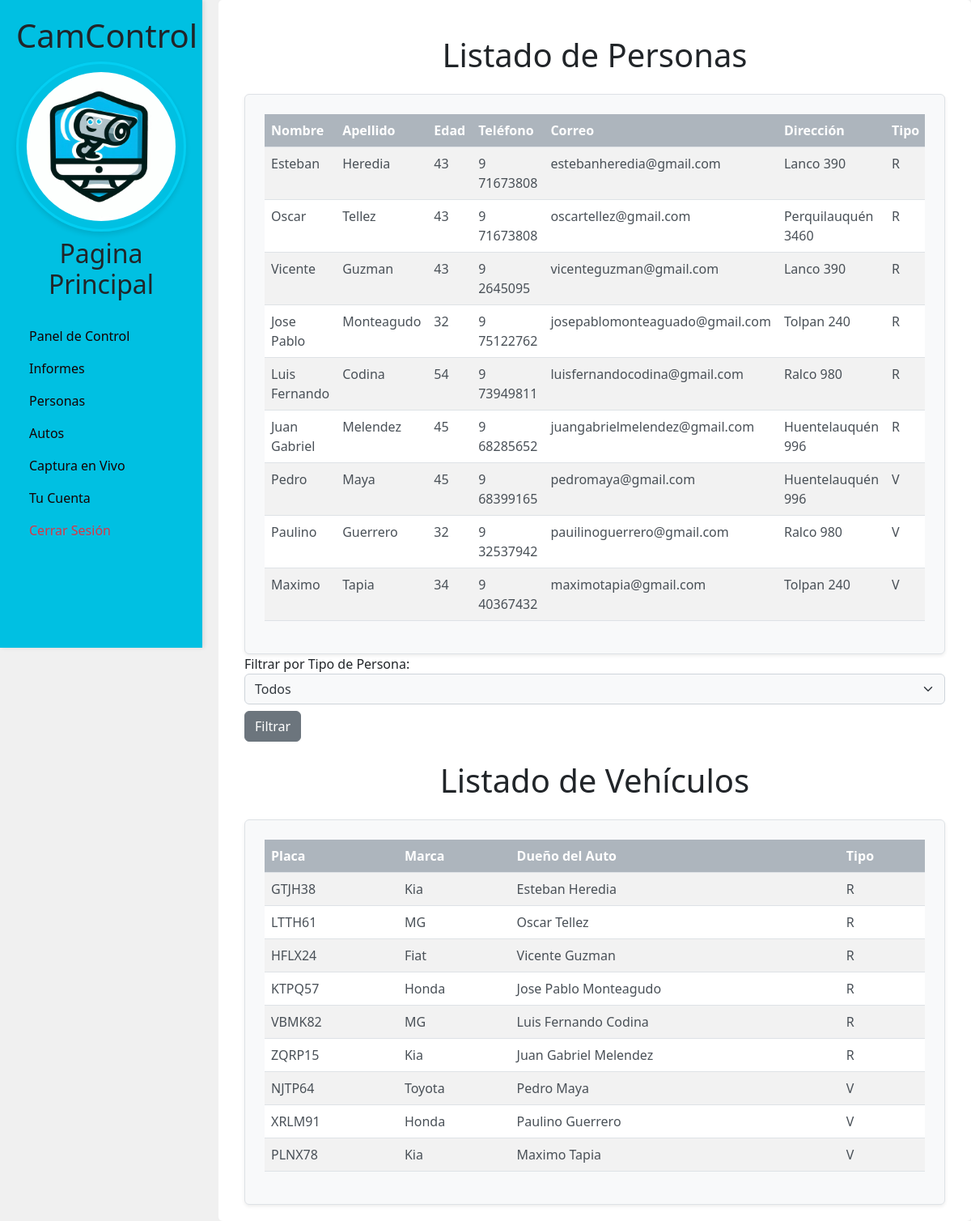
The app's page /main (signed in) with its own data.
### core/models.py (models this page shows, shortened)
class Persona(models.Model):
    nombre = models.CharField(max_length=100)
    apellido = models.CharField(max_length=100)
    edad = models.IntegerField()
    telefono = models.CharField(max_length=10)
    correo = models.CharField(max_length=100)
    direccion = models.CharField(max_length=100)
    tipo = models.CharField(max_length=100,choices=tipos,default='R')
    activo = models.BooleanField(default=True)
    def __str__(self):
        return f"{self.nombre} {self.apellido}"

class Auto(models.Model):
    placa = models.CharField(max_length=10)
    marca = models.CharField(max_length=100)
    persona = models.ForeignKey(Persona, on_delete=models.CASCADE)

### core/views.py (the view)
# urls.py: path('main', views.main, name='Pagina Principal'),
@login_required
def main(request):
    tipo_filtro = request.GET.get('tipo', '')  # Obtener el valor del filtro
    if tipo_filtro == 'R':
        residentes = Persona.objects.filter(tipo='R')
    elif tipo_filtro == 'V':
        residentes = Persona.objects.filter(tipo='V')
    else:
        residentes = Persona.objects.all()  # Mostrar todos si no hay filtro
    autos = Auto.objects.all()
    return render(request, 'main.html', {'residentes': residentes, 'autos': autos})

### core/templates/main.html (shortened to what this page needs)
{% load static %}
<!DOCTYPE html>
<html lang="es">
<head>
    <link href="https://cdn.jsdelivr.net/npm/bootstrap@5.3.3/dist/css/bootstrap.min.css" rel="stylesheet">
</head>
<body>
    <aside class="sidebar">
        <div class="logo-title text-center mb-4">
            <h1 class="title">CamControl</h1>
            <img src='{% static "img/logo-camcontrol.jpg" %}' alt="Logo" class="logo img-fluid mb-2">
            <h2 class="subtitle">{{ request.resolver_match.url_name }}</h2>
        </div>
        <nav class="nav-menu">
            <ul class="nav flex-column">
                <li class="nav-item">
                    <a class="nav-link active" href="{% url 'Pagina Principal' %}">Panel de Control</a>
                </li>
                <li class="nav-item">
                    <a class="nav-link" href="{% url 'informes' %}">Informes</a>
                </li>
                <li class="nav-item">
                    <a class="nav-link" href="{% url 'Residentes' %}">Personas</a>
                </li>
                <li class="nav-item">
                    <a class="nav-link" href="{% url 'autos' %}">Autos</a>
                </li>
                <li class="nav-item">
                    <a class="nav-link" href="{% url 'reconocedor' %}">Captura en Vivo</a>
                </li>
                <li class="nav-item">
                    <a class="nav-link" href="{% url 'perfil' %}" class="account">Tu Cuenta</a>
                </li>
                <li class="nav-item">
                    <a class="nav-link text-danger" href="{% url 'cerrarSesion' %}">Cerrar Sesión</a>
                </li>
            </ul>
        </nav>
    </aside>
    <div class="main-container">
        <div class="container">
            <h1 class="text-center my-4">Listado de Personas</h1>
            <div class="table-container p-4 border rounded shadow-sm bg-light">
                <div class="table-responsive">
                    <table class="table table-striped">
                        <thead>
                            <tr>
                                <th>Nombre</th>
                                <th>Apellido</th>
                                <th>Edad</th>
                                <th>Teléfono</th>
                                <th>Correo</th>
                                <th>Dirección</th>
                                <th>Tipo</th>
                            </tr>
                        </thead>
                        <tbody>
                            {% for r in residentes %}
                            <tr>
                                <td>{{ r.nombre }}</td>
                                <td>{{ r.apellido }}</td>
                                <td>{{ r.edad }}</td>
                                <td>{{ r.telefono }}</td>
                                <td>{{ r.correo }}</td>
                                <td>{{ r.direccion }}</td>
                                <td>{{ r.tipo }}</td>
                            </tr>
                            {% endfor %}
                        </tbody>
                    </table>
                </div>
            </div>
            <form method="get" action="{% url 'Pagina Principal' %}">
                <label for="tipo">Filtrar por Tipo de Persona:</label>
                <select name="tipo" id="tipo" class="form-select">
                    <option value="">Todos</option>
                </select>
                <button type="submit" class="btn btn-primary mt-2">Filtrar</button>
            </form>
        </div>
        <div class="container">
            <h1 class="text-center my-4">Listado de Vehículos</h1>
            <div class="table-container p-4 border rounded shadow-sm bg-light">
                <table class="table table-striped">
                    <thead>
                        <tr>
                            <th>Placa</th>
                            <th>Marca</th>
                            <th>Dueño del Auto</th>
                            <th>Tipo</th>
                        </tr>
                    </thead>
                    <tbody>
                        {% for a in autos %}
                        <tr>
                            <td>{{ a.placa }}</td>
                            <td>{{ a.marca }}</td>
                            <td>{{ a.persona }}</td>
                            <td>{{ a.persona.tipo }}</td>
                        </tr>
                        {% endfor %}
                    </tbody>
                </table>
            </div>
        </div>
    </div>
</body>
</html>

### core/templates/main.html (style rules this page uses)
body { padding-left: 250px; background-color: #f0f0f0; min-height: 100vh; display: flex; flex-direction: column; }
.main-container { margin-left: 20px; padding: 20px; background-color: #ffffff; border-radius: 5px; }
.sidebar { width: 250px; height: 100vh; position: fixed; left: 0; top: 0; padding: 20px; background-color: #00c0e2; box-shadow: 2px 0 5px rgba(0, 0, 0, 0.1); }
.sidebar .nav-link { color: rgb(20, 0, 0); text-decoration: none; }
.logo { border-radius: 50%; box-shadow: 0 4px 6px rgba(0, 0, 0, 0.1); transition: transform 0.3s ease-in-out; border: 3px solid #06daff91; padding: 10px; animation: fadeIn 1s ease-out; }
.table-container { background-color: #e9ecef; color: #343a40; }
.table th { background-color: #adb5bd; color: white; }
.table td { color: #495057; }
.form-select { background-color: #f8f9fa; color: #343a40; border-color: #ced4da; }
.btn-primary { background-color: #6c757d; border-color: #6c757d; }

### records on screen
Persona: nombre "Esteban", apellido "Heredia", edad "43", telefono "9 71673808", correo "estebanheredia@gmail.com", direccion "Lanco 390", tipo "R"
Persona: nombre "Oscar", apellido "Tellez", edad "43", telefono "9 71673808", correo "oscartellez@gmail.com", direccion "Perquilauquén 3460", tipo "R"
Persona: nombre "Vicente", apellido "Guzman", edad "43", telefono "9 2645095", correo "vicenteguzman@gmail.com", direccion "Lanco 390", tipo "R"
Persona: nombre "Jose Pablo", apellido "Monteagudo", edad "32", telefono "9 75122762", correo "josepablomonteaguado@gmail.com", direccion "Tolpan 240", tipo "R"
Persona: nombre "Luis Fernando", apellido "Codina", edad "54", telefono "9 73949811", correo "luisfernandocodina@gmail.com", direccion "Ralco 980", tipo "R"
Persona: nombre "Juan Gabriel", apellido "Melendez", edad "45", telefono "9 68285652", correo "juangabrielmelendez@gmail.com", direccion "Huentelauquén 996", tipo "R"
Persona: nombre "Pedro", apellido "Maya", edad "45", telefono "9 68399165", correo "pedromaya@gmail.com", direccion "Huentelauquén 996", tipo "V"
Persona: nombre "Paulino", apellido "Guerrero", edad "32", telefono "9 32537942", correo "pauilinoguerrero@gmail.com", direccion "Ralco 980", tipo "V"
Persona: nombre "Maximo", apellido "Tapia", edad "34", telefono "9 40367432", correo "maximotapia@gmail.com", direccion "Tolpan 240", tipo "V"
Auto: placa "GTJH38", marca "Kia", persona "Esteban Heredia", persona.tipo "R"
Auto: placa "LTTH61", marca "MG", persona "Oscar Tellez", persona.tipo "R"
Auto: placa "HFLX24", marca "Fiat", persona "Vicente Guzman", persona.tipo "R"
Auto: placa "KTPQ57", marca "Honda", persona "Jose Pablo Monteagudo", persona.tipo "R"
Auto: placa "VBMK82", marca "MG", persona "Luis Fernando Codina", persona.tipo "R"
Auto: placa "ZQRP15", marca "Kia", persona "Juan Gabriel Melendez", persona.tipo "R"
Auto: placa "NJTP64", marca "Toyota", persona "Pedro Maya", persona.tipo "V"
Auto: placa "XRLM91", marca "Honda", persona "Paulino Guerrero", persona.tipo "V"
Auto: placa "PLNX78", marca "Kia", persona "Maximo Tapia", persona.tipo "V"

### other values on screen
{{ request.resolver_match.url_name }} "Pagina Principal"
